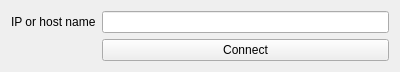
<?xml version="1.0" encoding="UTF-8"?>
<ui version="4.0">
 <class>Connect</class>
 <widget class="QWidget" name="Connect">
  <property name="geometry">
   <rect>
    <x>0</x>
    <y>0</y>
    <width>400</width>
    <height>67</height>
   </rect>
  </property>
  <property name="windowTitle">
   <string>Connect</string>
  </property>
  <layout class="QFormLayout" name="formLayout">
   <item row="1" column="1">
    <widget class="QPushButton" name="btn_connect">
     <property name="text">
      <string>Connect</string>
     </property>
     <property name="shortcut">
      <string>Ctrl+S</string>
     </property>
    </widget>
   </item>
   <item row="0" column="1">
    <widget class="QLineEdit" name="tb_host"/>
   </item>
   <item row="0" column="0">
    <widget class="QLabel" name="label">
     <property name="text">
      <string>IP or host name</string>
     </property>
    </widget>
   </item>
  </layout>
 </widget>
 <layoutdefault spacing="6" margin="11"/>
 <resources/>
 <connections/>
</ui>
